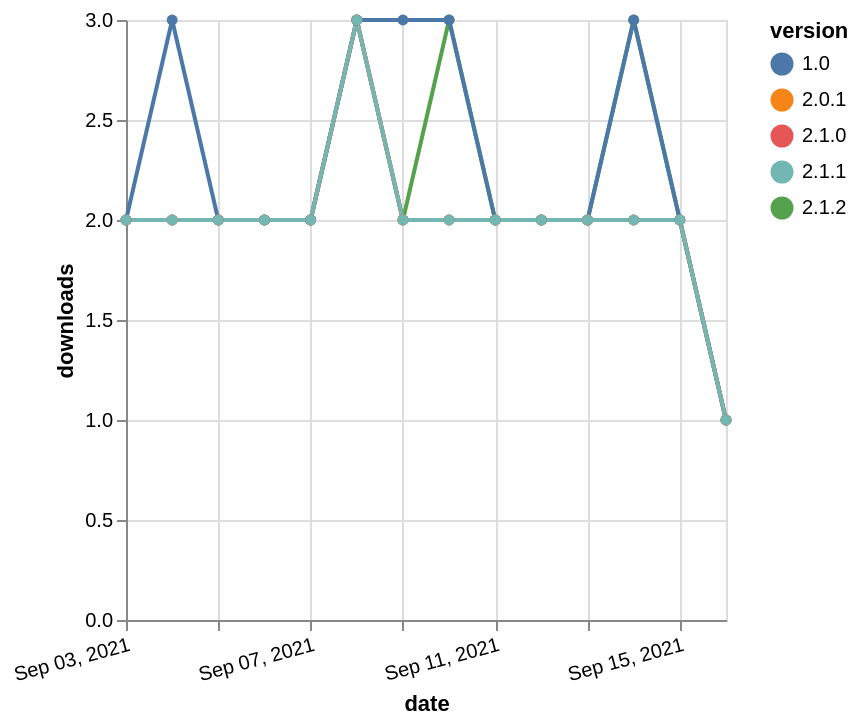

The specification (Vega-Lite) saved for this image:
### Vega-Lite specification from a JSON file in a GitHub repository (floating-point values rounded to 4 significant figures)
{"$schema": "https://vega.github.io/schema/vega-lite/v5.json", "description": "A simple bar chart with embedded data.", "data": {"values": [{"date": "2021-09-03", "total": 1155, "delta": 2, "version": "2.1.2"}, {"date": "2021-09-04", "total": 1157, "delta": 2, "version": "2.1.2"}, {"date": "2021-09-05", "total": 1159, "delta": 2, "version": "2.1.2"}, {"date": "2021-09-06", "total": 1161, "delta": 2, "version": "2.1.2"}, {"date": "2021-09-07", "total": 1163, "delta": 2, "version": "2.1.2"}, {"date": "2021-09-08", "total": 1166, "delta": 3, "version": "2.1.2"}, {"date": "2021-09-09", "total": 1168, "delta": 2, "version": "2.1.2"}, {"date": "2021-09-10", "total": 1171, "delta": 3, "version": "2.1.2"}, {"date": "2021-09-11", "total": 1173, "delta": 2, "version": "2.1.2"}, {"date": "2021-09-12", "total": 1175, "delta": 2, "version": "2.1.2"}, {"date": "2021-09-13", "total": 1177, "delta": 2, "version": "2.1.2"}, {"date": "2021-09-14", "total": 1180, "delta": 3, "version": "2.1.2"}, {"date": "2021-09-15", "total": 1182, "delta": 2, "version": "2.1.2"}, {"date": "2021-09-16", "total": 1183, "delta": 1, "version": "2.1.2"}, {"date": "2021-09-03", "total": 1115, "delta": 2, "version": "2.0.1"}, {"date": "2021-09-04", "total": 1117, "delta": 2, "version": "2.0.1"}, {"date": "2021-09-05", "total": 1119, "delta": 2, "version": "2.0.1"}, {"date": "2021-09-06", "total": 1121, "delta": 2, "version": "2.0.1"}, {"date": "2021-09-07", "total": 1123, "delta": 2, "version": "2.0.1"}, {"date": "2021-09-08", "total": 1126, "delta": 3, "version": "2.0.1"}, {"date": "2021-09-09", "total": 1128, "delta": 2, "version": "2.0.1"}, {"date": "2021-09-10", "total": 1130, "delta": 2, "version": "2.0.1"}, {"date": "2021-09-11", "total": 1132, "delta": 2, "version": "2.0.1"}, {"date": "2021-09-12", "total": 1134, "delta": 2, "version": "2.0.1"}, {"date": "2021-09-13", "total": 1136, "delta": 2, "version": "2.0.1"}, {"date": "2021-09-14", "total": 1138, "delta": 2, "version": "2.0.1"}, {"date": "2021-09-15", "total": 1140, "delta": 2, "version": "2.0.1"}, {"date": "2021-09-16", "total": 1141, "delta": 1, "version": "2.0.1"}, {"date": "2021-09-03", "total": 1948, "delta": 2, "version": "1.0"}, {"date": "2021-09-04", "total": 1951, "delta": 3, "version": "1.0"}, {"date": "2021-09-05", "total": 1953, "delta": 2, "version": "1.0"}, {"date": "2021-09-06", "total": 1955, "delta": 2, "version": "1.0"}, {"date": "2021-09-07", "total": 1957, "delta": 2, "version": "1.0"}, {"date": "2021-09-08", "total": 1960, "delta": 3, "version": "1.0"}, {"date": "2021-09-09", "total": 1963, "delta": 3, "version": "1.0"}, {"date": "2021-09-10", "total": 1966, "delta": 3, "version": "1.0"}, {"date": "2021-09-11", "total": 1968, "delta": 2, "version": "1.0"}, {"date": "2021-09-12", "total": 1970, "delta": 2, "version": "1.0"}, {"date": "2021-09-13", "total": 1972, "delta": 2, "version": "1.0"}, {"date": "2021-09-14", "total": 1975, "delta": 3, "version": "1.0"}, {"date": "2021-09-15", "total": 1977, "delta": 2, "version": "1.0"}, {"date": "2021-09-16", "total": 1978, "delta": 1, "version": "1.0"}, {"date": "2021-09-03", "total": 1107, "delta": 2, "version": "2.1.0"}, {"date": "2021-09-04", "total": 1109, "delta": 2, "version": "2.1.0"}, {"date": "2021-09-05", "total": 1111, "delta": 2, "version": "2.1.0"}, {"date": "2021-09-06", "total": 1113, "delta": 2, "version": "2.1.0"}, {"date": "2021-09-07", "total": 1115, "delta": 2, "version": "2.1.0"}, {"date": "2021-09-08", "total": 1118, "delta": 3, "version": "2.1.0"}, {"date": "2021-09-09", "total": 1120, "delta": 2, "version": "2.1.0"}, {"date": "2021-09-10", "total": 1122, "delta": 2, "version": "2.1.0"}, {"date": "2021-09-11", "total": 1124, "delta": 2, "version": "2.1.0"}, {"date": "2021-09-12", "total": 1126, "delta": 2, "version": "2.1.0"}, {"date": "2021-09-13", "total": 1128, "delta": 2, "version": "2.1.0"}, {"date": "2021-09-14", "total": 1130, "delta": 2, "version": "2.1.0"}, {"date": "2021-09-15", "total": 1132, "delta": 2, "version": "2.1.0"}, {"date": "2021-09-16", "total": 1133, "delta": 1, "version": "2.1.0"}, {"date": "2021-09-03", "total": 1100, "delta": 2, "version": "2.1.1"}, {"date": "2021-09-04", "total": 1102, "delta": 2, "version": "2.1.1"}, {"date": "2021-09-05", "total": 1104, "delta": 2, "version": "2.1.1"}, {"date": "2021-09-06", "total": 1106, "delta": 2, "version": "2.1.1"}, {"date": "2021-09-07", "total": 1108, "delta": 2, "version": "2.1.1"}, {"date": "2021-09-08", "total": 1111, "delta": 3, "version": "2.1.1"}, {"date": "2021-09-09", "total": 1113, "delta": 2, "version": "2.1.1"}, {"date": "2021-09-10", "total": 1115, "delta": 2, "version": "2.1.1"}, {"date": "2021-09-11", "total": 1117, "delta": 2, "version": "2.1.1"}, {"date": "2021-09-12", "total": 1119, "delta": 2, "version": "2.1.1"}, {"date": "2021-09-13", "total": 1121, "delta": 2, "version": "2.1.1"}, {"date": "2021-09-14", "total": 1123, "delta": 2, "version": "2.1.1"}, {"date": "2021-09-15", "total": 1125, "delta": 2, "version": "2.1.1"}, {"date": "2021-09-16", "total": 1126, "delta": 1, "version": "2.1.1"}]}, "width": "container", "mark": {"type": "line", "point": {"filled": true}}, "encoding": {"x": {"field": "date", "type": "temporal", "timeUnit": "yearmonthdate", "title": "date", "axis": {"labelAngle": -15}}, "y": {"field": "delta", "type": "quantitative", "title": "downloads"}, "color": {"field": "version", "type": "nominal"}, "tooltip": {"field": "delta"}}}
